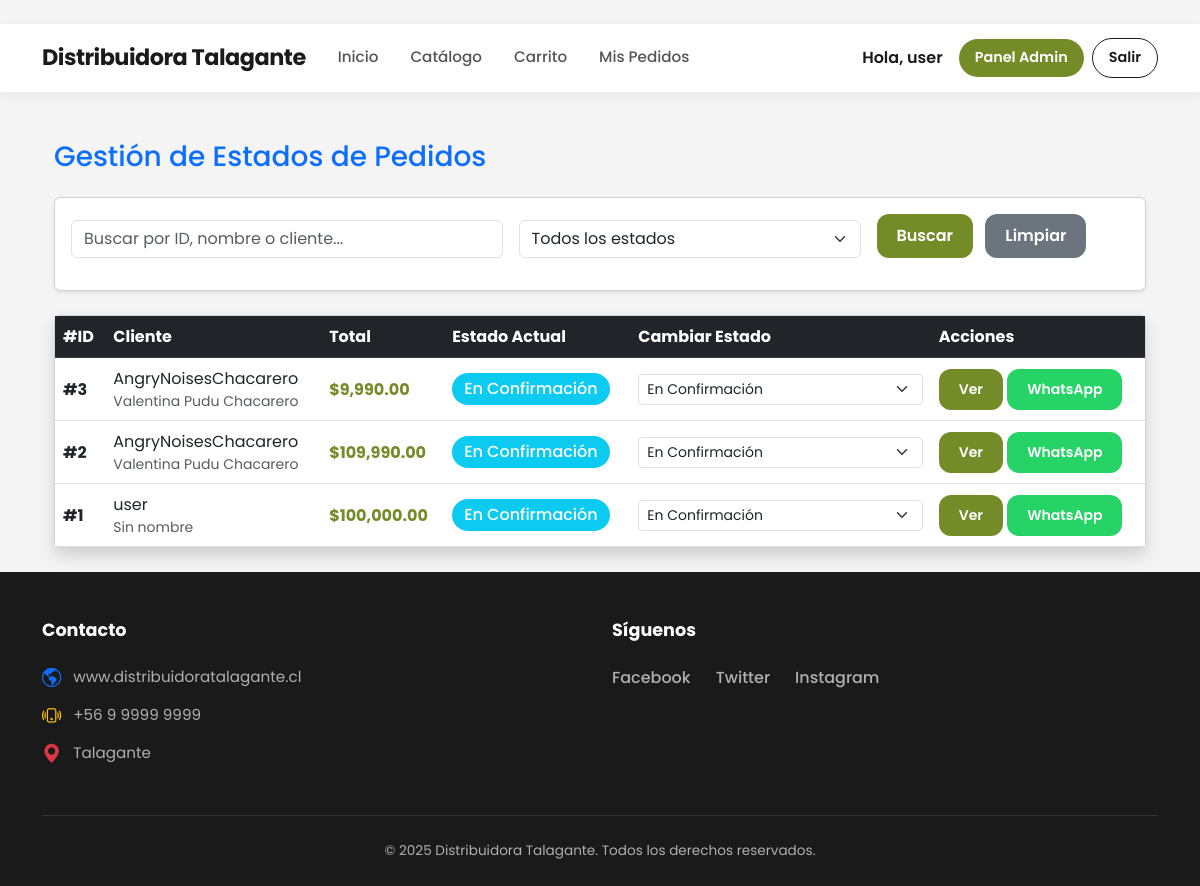
The page /gestion-estados/ (signed in) on the database its author committed.
### core/models.py (models this page shows, shortened)
class Orden(models.Model):
    ESTADOS = [
        ('pendiente', 'Pendiente de Pago'),
        ('confirmacion', 'En Confirmación'),
        ('preparacion', 'En Preparación'),
        ('despacho', 'En Despacho / Listo para Retiro'),
        ('cancelado', 'Cancelado'),
        ('completado', 'Completado'),
    ]
    METODOS_PAGO = [
        ('transferencia', 'Transferencia Bancaria'),
        ('efectivo', 'Pago en Efectivo (Retiro)'),
    ]
    usuario = models.ForeignKey(User, on_delete=models.CASCADE)
    fecha = models.DateTimeField(auto_now_add=True)
    estado = models.CharField(max_length=20, choices=ESTADOS, default='pendiente')
    total = models.DecimalField(max_digits=12, decimal_places=2)
    metodo_pago = models.CharField(max_length=20, choices=METODOS_PAGO, default='transferencia')
    instrucciones_transferencia = models.TextField(default="Realice transferencia a Cuenta Corriente XXXX-XXXX y envíe comprobante por WhatsApp.")
    comprobante = models.ImageField(upload_to='comprobantes/', blank=True, null=True, help_text="Foto del comprobante de pago")
    nota_comprobante = models.TextField(blank=True, null=True, help_text="Link o nota del comprobante (opcional)")
    mensaje_cliente = models.TextField(blank=True, help_text="Mensaje opcional del cliente")

class Perfil(models.Model):
    usuario = models.OneToOneField(User, on_delete=models.CASCADE, related_name='perfil')
    nombre = models.CharField("Nombre(s)", max_length=70)
    apellido_paterno = models.CharField("Apellido Paterno", max_length=50)
    apellido_materno = models.CharField("Apellido Materno", max_length=50, blank=True, null=True)
    rut = models.CharField(
        max_length=12,
        unique=True,
        validators=[RegexValidator(regex=r'^\d{7,8}-[\dKk]$', message='Formato RUT inválido')],
        help_text="Ejemplo: 11527103-2"
    )
    telefono = models.CharField(max_length=15, blank=True, null=True)
    es_admin = models.BooleanField(default=False)
    def nombre_completo(self):
        if self.apellido_materno:
            return f"{self.nombre} {self.apellido_paterno} {self.apellido_materno}"
        return f"{self.nombre} {self.apellido_paterno}"
    nombre_completo.short_description = "Nombre Completo"
    class Meta:
        verbose_name_plural = "Perfiles"

### core/views.py (the view, shortened to what this page needs)
# urls.py: path('gestion-estados/', views.gestion_estados, name='gestion_estados'),
@login_required
@user_passes_test(lambda u: u.is_superuser)
def gestion_estados(request):
    busqueda = request.GET.get('q', '').strip()
    estado_filtro = request.GET.get('estado', '')
    ordenes = Orden.objects.select_related('usuario', 'usuario__perfil') \
                           .prefetch_related('itemorden_set__producto') \
                           .order_by('-fecha')
    if estado_filtro:
        ordenes = ordenes.filter(estado=estado_filtro)
    context = {
        'ordenes': ordenes,
        'busqueda': busqueda,
        'estado_filtro': estado_filtro,
        'estados_choices': Orden.ESTADOS,
    }
    return render(request, 'core/gestion_estados.html', context)

### core/templates/core/gestion_estados.html (shortened to what this page needs)
{% extends "core/base.html" %}
{% load humanize %}
{% block content %}
<div class="container-fluid py-4">
    <h1 class="h3 mb-4 text-primary">
        Gestión de Estados de Pedidos
    </h1>
    <div class="card shadow-sm mb-4">
        <div class="card-body">
            <form method="get" class="row g-3 align-items-end">
                <div class="col-md-5">
                    <input type="text" name="q" class="form-control" placeholder="Buscar por ID, nombre o cliente..." value="{{ busqueda }}">
                </div>
                <div class="col-md-4">
                    <select name="estado" class="form-select">
                        <option value="">Todos los estados</option>
                    </select>
                </div>
                <div class="col-md-3">
                    <button type="submit" class="btn btn-primary me-2">Buscar</button>
                    <a href="{% url 'gestion_estados' %}" class="btn btn-secondary">Limpiar</a>
                </div>
            </form>
        </div>
    </div>
    <div class="card shadow">
        <div class="card-body p-0">
            <table class="table table-hover mb-0 align-middle">
                <thead class="table-dark">
                    <tr>
                        <th>#ID</th>
                        <th>Cliente</th>
                        <th>Total</th>
                        <th>Estado Actual</th>
                        <th>Cambiar Estado</th>
                        <th>Acciones</th>
                    </tr>
                </thead>
                <tbody>
                    {% for o in ordenes %}
                    <tr>
                        <td><strong>#{{ o.id }}</strong></td>
                        <td>
                            <div>{{ o.usuario.username }}</div>
                            <small class="text-muted">{{ o.usuario.perfil.nombre_completo|default:"Sin nombre" }}</small>
                        </td>
                        <td class="text-success fw-bold">${{ o.total|intcomma }}</td>
                        <td>
                            <span class="badge bg-info fs-6">{{ o.get_estado_display }}</span>
                        </td>
                        <td>
                            <form method="post" class="d-inline cambio-estado-form" data-orden-id="{{ o.id }}">
                                <select name="estado" class="form-select form-select-sm">
                                    {% for valor, label in estados_choices %}
                                        <option value="{{ valor }}" {% if o.estado == valor %}selected{% endif %}>
                                            {{ label }}
                                        </option>
                                    {% endfor %}
                                </select>
                            </form>
                        </td>
                        <td>
                            <a href="{% url 'orden_detail' o.id %}" class="btn btn-sm btn-primary">Ver</a>
                            <a href="{{ o.get_whatsapp_link }}" target="_blank" class="btn btn-sm btn-success">WhatsApp</a>
                        </td>
                    </tr>
                    {% empty %}
                    <tr>
                        <td colspan="6" class="text-center py-5 text-muted">
                            <h4>No hay órdenes para mostrar</h4>
                        </td>
                    </tr>
                    {% endfor %}
                </tbody>
            </table>
        </div>
    </div>
</div>
{% endblock %}

### core/templates/core/base.html (shortened to what this page needs)
﻿{% load static %}
<!DOCTYPE html>
<html lang="es">
<head>
  <link rel="stylesheet" href="https://cdn.jsdelivr.net/npm/bootstrap@5.3.0/dist/css/bootstrap.min.css">
  <link rel="stylesheet" href="https://cdn.jsdelivr.net/npm/bootstrap-icons@1.10.0/font/bootstrap-icons.css">
  <link rel="stylesheet" href="{% static 'core/css/style.css' %}?v=21">
</head>
<body class="site">
  {% with current=request.resolver_match.url_name %}
  <nav class="navbar navbar-expand-lg sticky-top">
    <div class="container">
      <a class="navbar-brand" href="{% url 'home' %}">Distribuidora Talagante</a>
      <div class="collapse navbar-collapse" id="navbarNav">
        <ul class="navbar-nav me-auto mb-2 mb-lg-0">
          <li class="nav-item"><a class="nav-link {% if current == 'home' %}active{% endif %}" href="{% url 'home' %}">Inicio</a></li>
          <li class="nav-item"><a class="nav-link {% if current == 'catalogo' %}active{% endif %}" href="{% url 'catalogo' %}">Catálogo</a></li>
          <li class="nav-item"><a class="nav-link {% if current == 'carrito' %}active{% endif %}" href="{% url 'carrito' %}">Carrito</a></li>
          <li class="nav-item"><a class="nav-link {% if current == 'mis_compras' %}active{% endif %}" href="{% url 'mis_compras' %}">Mis Pedidos</a></li>
        </ul>
        <div class="d-flex gap-2 align-items-center">
          {% if user.is_authenticated %}
            <span class="me-2 fw-semibold d-none d-lg-block">Hola, {{ user.username }}</span>
            {% if user.is_staff or user.is_superuser %}
              <a href="{% url 'admin_home' %}" class="btn btn-primary btn-sm px-3">Panel Admin</a>
            {% endif %}
            <a href="{% url 'logout' %}" class="btn btn-outline-dark btn-sm px-3">Salir</a>
          {% else %}
            <a href="{% url 'login' %}" class="btn btn-primary btn-sm px-4">Iniciar Sesión</a>
            <a href="{% url 'login' %}?tab=register" class="btn btn-light btn-sm px-4 border">Registrarse</a>
          {% endif %}
        </div>
      </div>
    </div>
  </nav>
  {% endwith %}
  <main class="site-main">
    <div class="container mt-4">
      {% block content %}{% endblock %}
    </div>
  </main>
  <footer class="global-footer">
    <div class="container">
      <div class="row pt-5 pb-4">
        <div class="col-md-6 mb-4 mb-md-0">
          <h5 class="footer-title">Contacto</h5>
          <ul class="list-unstyled footer-list">
            <li>
              <i class="bi bi-globe-americas text-primary"></i>
              <a href="#">www.distribuidoratalagante.cl</a>
            </li>
            <li>
              <i class="bi bi-phone-vibrate text-warning"></i>
              <span>+56 9 9999 9999</span>
            </li>
            <li>
              <i class="bi bi-geo-alt-fill text-danger"></i>
              <span>Talagante</span>
            </li>
          </ul>
        </div>
        <div class="col-md-6">
          <h5 class="footer-title">Síguenos</h5>
          <div class="social-links">
            <a href="#">Facebook</a>
            <a href="#">Twitter</a>
            <a href="#">Instagram</a>
          </div>
        </div>
      </div>
      <div class="footer-bottom">
        <p class="mb-0">&copy; 2025 Distribuidora Talagante. Todos los derechos reservados.</p>
      </div>
    </div>
  </footer>
</body>
</html>

### static/core/css/style.css (style rules this page uses)
body { font-family: var(--font-main); color: var(--color-dark); background-color: var(--color-gray-bg); }
a { text-decoration: none; color: inherit; }
.navbar { background-color: var(--color-white) !important; box-shadow: 0 4px 12px rgba(0,0,0,0.05); padding: 12px 0; }
.navbar-brand { font-family: var(--font-main); font-weight: 700; font-size: 1.4rem; color: var(--color-dark) !important; letter-spacing: -0.5px; }
.navbar-nav .nav-link { font-weight: 500; color: #555 !important; font-size: 0.95rem; margin: 0 8px; position: relative; transition: color 0.3s; }
.navbar .btn { border-radius: var(--radius-btn); font-weight: 600; padding: 8px 24px; font-size: 0.9rem; }
.btn { border-radius: var(--radius-card); font-weight: 600; padding: 10px 20px; transition: all 0.3s ease; border: none; }
.btn-primary { background-color: var(--color-primary) !important; border-color: var(--color-primary) !important; color: white !important; }
.btn-outline, .btn-outline-dark, .btn-outline-primary { background-color: transparent !important; border: 1px solid var(--color-dark) !important; color: var(--color-dark) !important; }
.btn-success { background-color: #25D366 !important; color: white; }
.global-footer { background-color: var(--color-dark); color: #b0b0b0; margin-top: auto; font-size: 0.95rem; }
.footer-title { color: #ffffff; font-weight: 700; margin-bottom: 25px; font-size: 1.1rem; }
.footer-list li { margin-bottom: 15px; display: flex; align-items: center; gap: 12px; }
.footer-list a { color: #b0b0b0; text-decoration: none; transition: color 0.3s ease; }
.footer-list i { font-size: 1.2rem; }
.social-links { display: flex; gap: 25px; }
.social-links a { color: #b0b0b0; font-weight: 500; font-size: 1rem; transition: color 0.3s; }
.footer-bottom { border-top: 1px solid #333; padding: 25px 0; text-align: center; margin-top: 10px; font-size: 0.85rem; }
.badge { padding: 8px 12px; border-radius: 30px; font-weight: 500; }
.text-success { color: var(--color-primary) !important; }
html { height: 100%; }
body { min-height: 100vh; display: flex; flex-direction: column; margin: 0; }
.site-main { flex: 1; }
.global-footer { margin-top: auto; width: 100%; }

### rows shown on the page
Orden: id "3", usuario.username "AngryNoisesChacarero", usuario.perfil.nombre_completo "Valentina Pudu Chacarero", total "9,990.00", estado "En Confirmación"
Orden: id "2", usuario.username "AngryNoisesChacarero", usuario.perfil.nombre_completo "Valentina Pudu Chacarero", total "109,990.00", estado "En Confirmación"
Orden: id "1", usuario.username "user", usuario.perfil.nombre_completo "Sin nombre", total "100,000.00", estado "En Confirmación"

### other values the page prints
{{ user.username }} "user"
